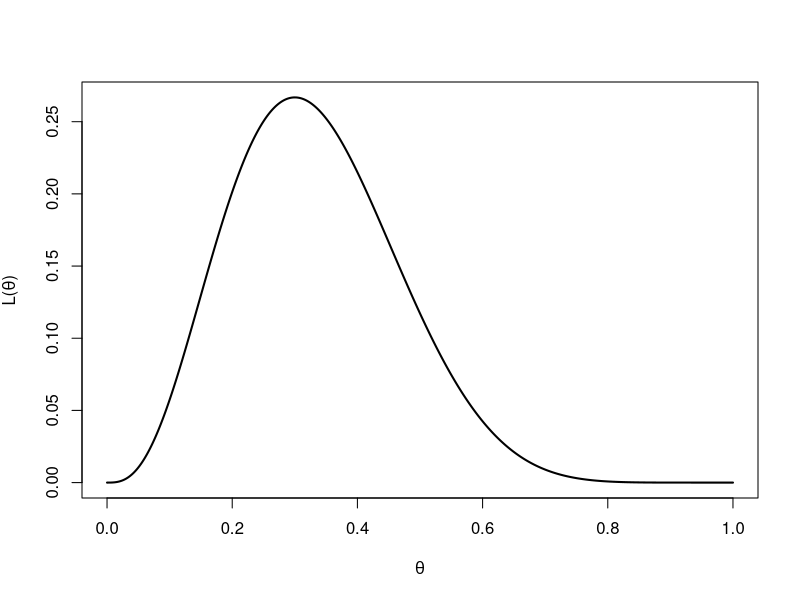
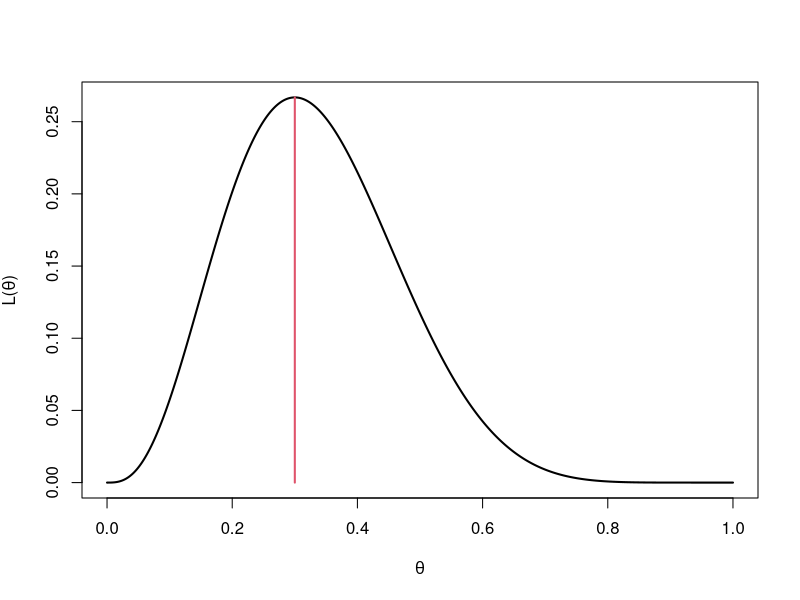
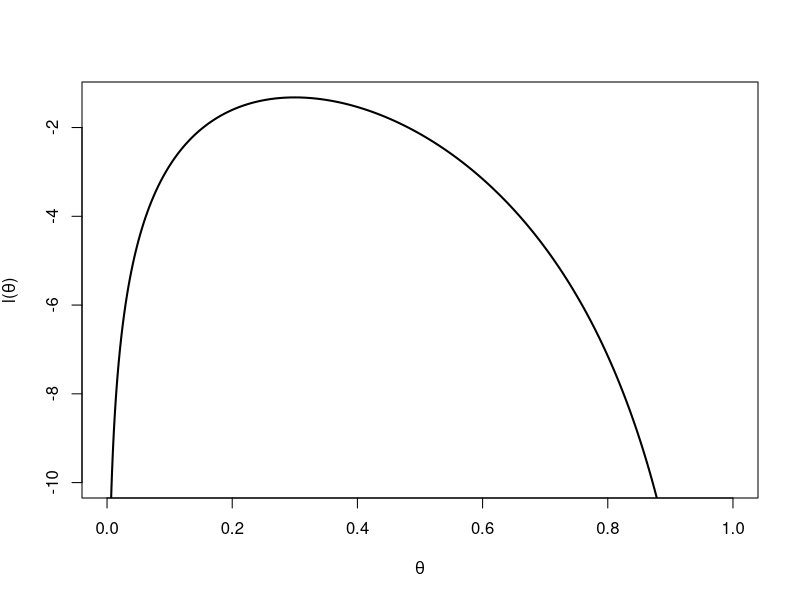
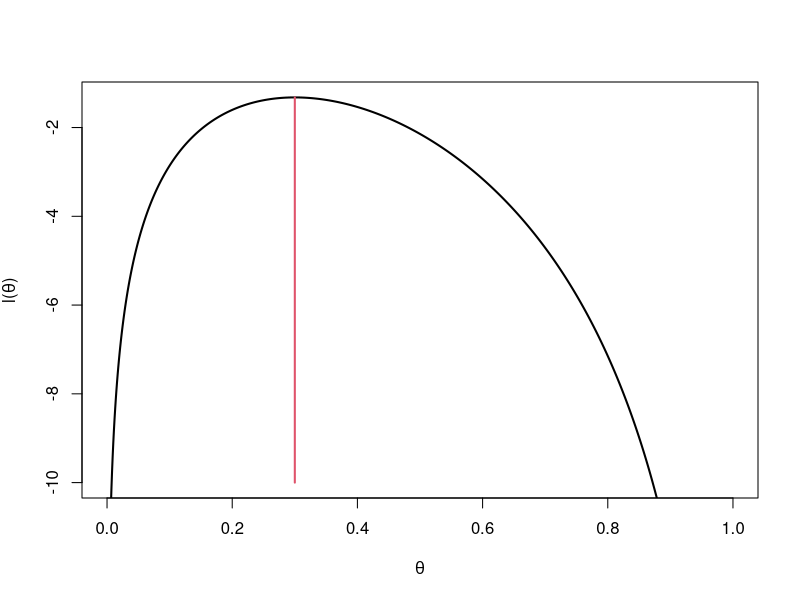
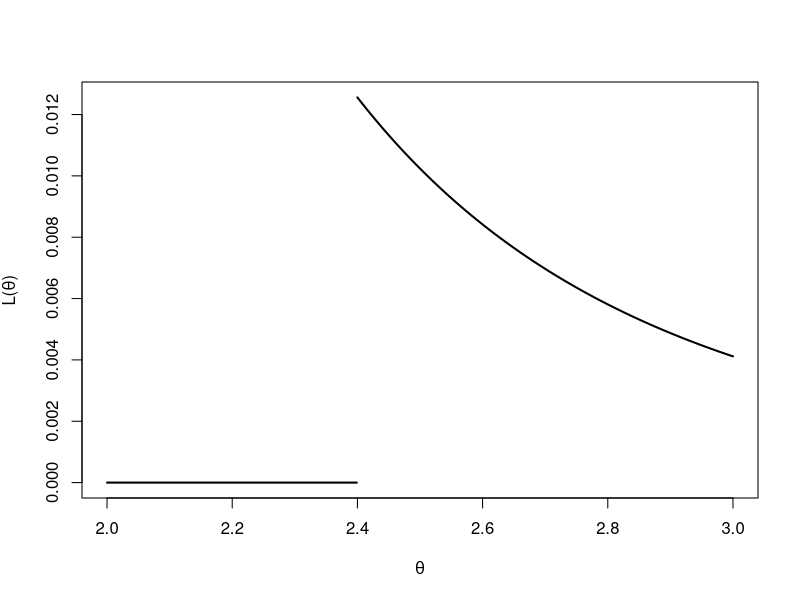

The R script that drew these images, in order:
## ---- chunk 1
theta=seq(0,1,0.001)
L=120*theta^3*(1-theta)^7

llaby=expression(paste("L(",theta,")"))

plot(theta,L,xlab=expression(theta),ylab=llaby,type="l",lwd=2)
## ---- chunk 2
theta=seq(0,1,0.001)
L=120*theta^3*(1-theta)^7

llaby=expression(paste("L(",theta,")"))

plot(theta,L,xlab=expression(theta),ylab=llaby,type="l",lwd=2)
lines(c(0.3,0.3),c(0,max(L)),col=2,lwd=2)
## ---- chunk 3
l=log(L)

llab2=expression(paste("l(",theta,")"))
K=10

plot(theta,l,xlab=expression(theta),ylab=llab2,type="l",lwd=2,ylim=c(-K,max(l)))
## ---- chunk 4
l=log(L)

llab2=expression(paste("l(",theta,")"))
K=10

plot(theta,l,xlab=expression(theta),ylab=llab2,type="l",lwd=2,ylim=c(-K,max(l)))
lines(c(0.3,0.3),c(-K,max(l)),col=2,lwd=2)
## ---- chunk 5
theta<-seq(2,3,0.001)
zero<-rep(0,length(theta))
u=c(1.30,2.12,2.40,0.98,1.43)
L=1/theta^5

llaby=expression(paste("L(",theta,")"))

plot(theta[theta>=max(u)],L[theta>=max(u)],xlab=expression(theta),ylab=llaby,type="l",lwd=2,xlim=c(2,3),ylim=c(0,max(L[theta>=max(u)])))
lines(theta[theta<max(u)],zero[theta<max(u)],lwd=2)
